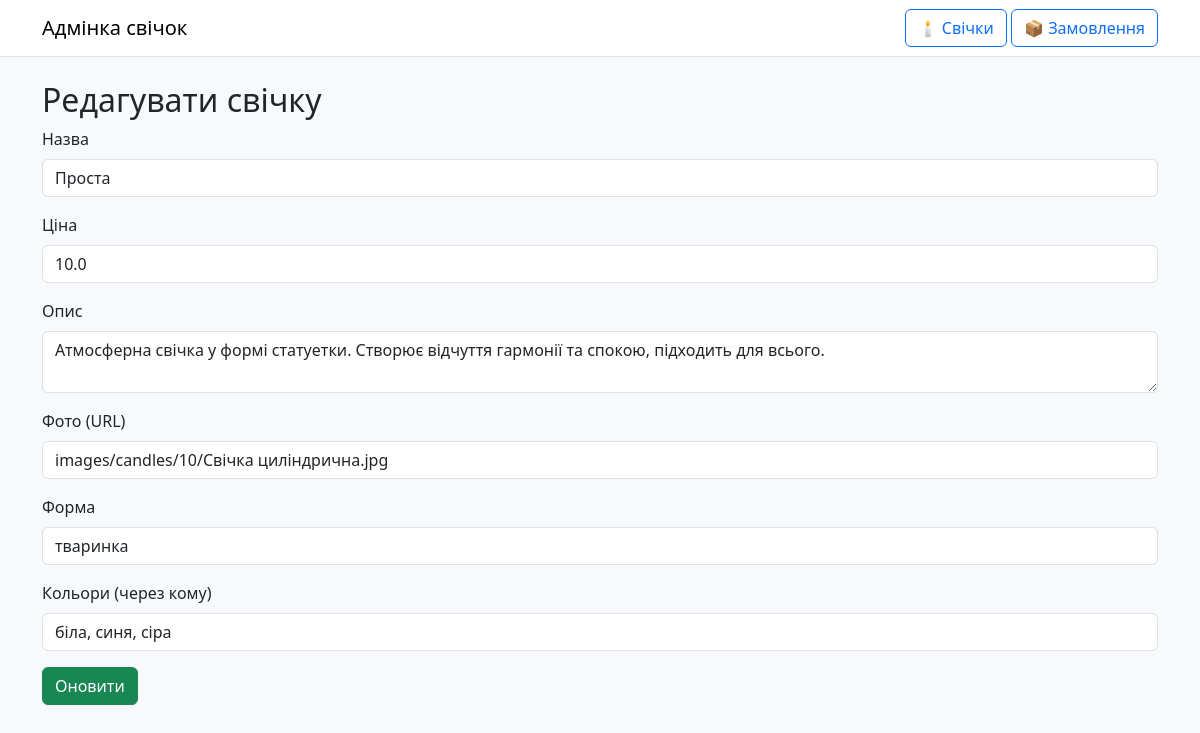
Page /admin/candles/edit/10 on the committed database.
### tables this page shows
CREATE TABLE candles (
        id INTEGER PRIMARY KEY AUTOINCREMENT,
        name TEXT NOT NULL,
        price REAL NOT NULL,
        description TEXT,
        image_url TEXT,
        shape TEXT,
        colors TEXT
    );

### admin_app.py (the view, shortened to what this page needs)
@admin_app.route("/candles/edit/<int:candle_id>", methods=["GET", "POST"])
def edit_candle(candle_id):
    conn = sqlite3.connect("app.db")
    cursor = conn.cursor()
    cursor.execute("SELECT * FROM candles WHERE id=?", (candle_id,))
    candle = cursor.fetchone()
    conn.close()
    return render_template("admin/edit_candle.html", candle=candle)

### site_app.py (called while the page is built)
def get_locale():
    lang = request.args.get("lang")
    if lang in app.config["BABEL_SUPPORTED_LOCALES"]:
        return lang
    cookie_lang = request.cookies.get("lang")
    if cookie_lang in app.config["BABEL_SUPPORTED_LOCALES"]:
        return cookie_lang
    return app.config["BABEL_DEFAULT_LOCALE"]

@app.context_processor
def inject_globals():
    cart = session.get("cart", [])
    return dict(cart_count=len(cart), current_lang=get_locale())

### templates/admin/edit_candle.html
{% extends "admin/admin_base.html" %}
{% block content %}
<h2>Редагувати свічку</h2>
<form method="POST">
  <div class="mb-3">
    <label class="form-label">Назва</label>
    <input type="text" name="name" class="form-control" value="{{ candle[1] }}" required>
  </div>
  <div class="mb-3">
    <label class="form-label">Ціна</label>
    <input type="number" name="price" class="form-control" value="{{ candle[2] }}" required>
  </div>
  <div class="mb-3">
    <label class="form-label">Опис</label>
    <textarea name="description" class="form-control">{{ candle[3] }}</textarea>
  </div>
  <div class="mb-3">
    <label class="form-label">Фото (URL)</label>
    <input type="text" name="image_url" class="form-control" value="{{ candle[4] }}">
  </div>
  <div class="mb-3">
    <label class="form-label">Форма</label>
    <input type="text" name="shape" class="form-control" value="{{ candle[5] }}">
  </div>
  <div class="mb-3">
    <label class="form-label">Кольори (через кому)</label>
    <input type="text" name="colors" class="form-control" value="{{ candle[6] }}">
  </div>
  <button type="submit" class="btn btn-success">Оновити</button>
</form>
{% endblock %}

### rows in the picture
candles: name "Проста", price "10.0", description "Атмосферна свічка у формі статуетки. Створює відчуття гармонії та спокою, підходить для всього.", image_url "images/candles/10/Свічка циліндрична.jpg", shape "тваринка", colors "біла, синя, сіра"
